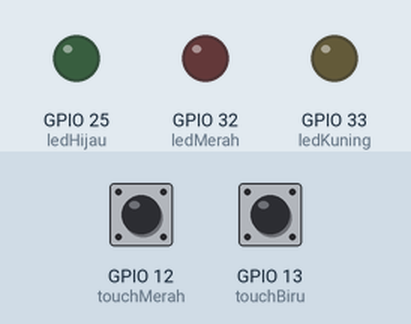
Bench run of a sketch on a simulated ESP32. Shown: output pins drawn as LEDs (lit = HIGH). The test bench sets the inputs (shaded band); at power-on: GPIO 12 (touchMerah) HIGH, GPIO 13 (touchBiru) HIGH.

Above: at 1.2 s.
1.3 s: GPIO 12 (touchMerah) pulled LOW for 0.15 s
At 1.37 s:
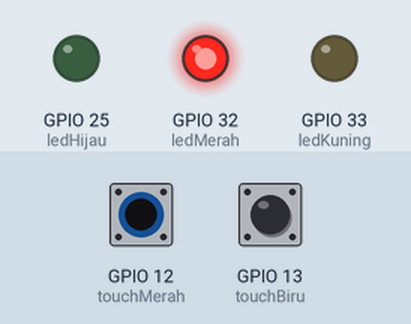
2.9 s: GPIO 13 (touchBiru) pulled LOW for 0.15 s
At 2.97 s:
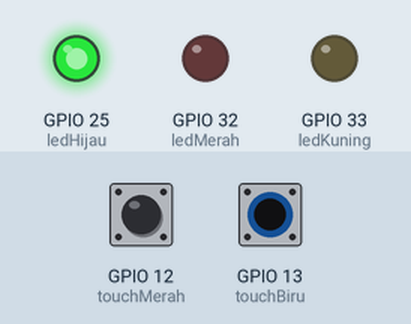
4.5 s: GPIO 13 (touchBiru) pulled LOW for 3.2 s
At 8.5 s:
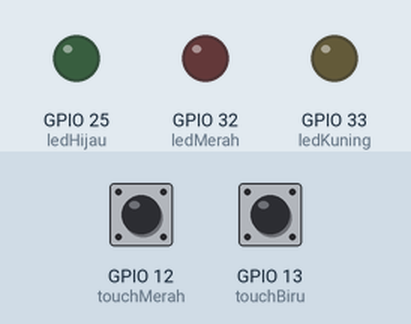
9.2 s: GPIO 12 (touchMerah) pulled LOW for 3.2 s
At 9.6 s:
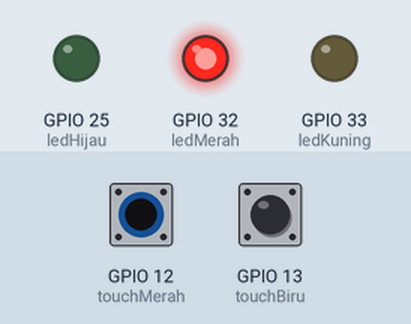
13.9 s: GPIO 12 (touchMerah) driven LOW and GPIO 13 (touchBiru) driven LOW
At 14.4 s:
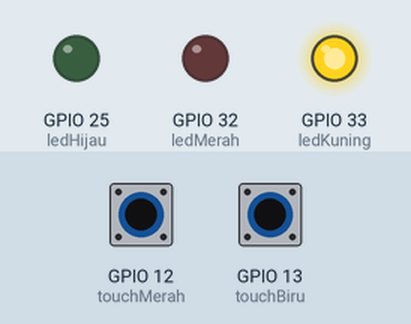
Timing chart, 0 to 16.4 s (numbered marks = the images above; inputs shaded):
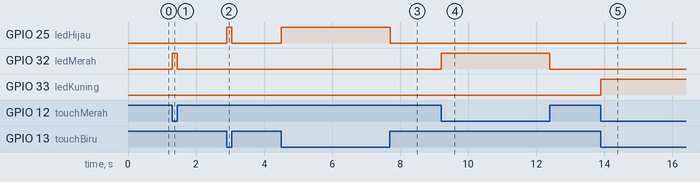

Measured:
- after the input at 1.3 s, GPIO 32 (ledMerah): LOW → HIGH at once, → LOW 0.15 s later
- after the input at 2.9 s, GPIO 25 (ledHijau): LOW → HIGH at once, → LOW 0.15 s later
- after the input at 4.5 s, GPIO 25 (ledHijau): LOW → HIGH at once, → LOW 3.2 s later
- after the input at 9.2 s, GPIO 32 (ledMerah): LOW → HIGH at once, → LOW 3.2 s later
- after the input at 13.9 s, GPIO 33 (ledKuning): LOW → HIGH at once

The sketch:

Touches.ino
```cpp
// ESP32 Touch Test
// Just test touch pin - Touch0 is T0 which is on GPIO 4.

#define ledMerah 32
#define ledKuning 33
#define ledHijau 25
#define touchBiru T4
#define touchMerah T5

void setup()
{
  Serial.begin(115200);
  pinMode(ledMerah, OUTPUT);
  pinMode(ledKuning, OUTPUT);
  pinMode(ledHijau, OUTPUT);
}

void loop()
{
  if(touchRead(touchMerah)< 50){
      if(touchRead(touchBiru)<50){
        digitalWrite(ledMerah, LOW);
        digitalWrite(ledKuning, HIGH);
        digitalWrite(ledHijau, LOW);
        }
        else{
          digitalWrite(ledMerah, HIGH);
          digitalWrite(ledKuning, LOW);
          digitalWrite(ledHijau, LOW);
          }
    }
    else{
      if(touchRead(touchBiru)<50){
        digitalWrite(ledMerah, LOW);
        digitalWrite(ledKuning, LOW);
        digitalWrite(ledHijau, HIGH);
        }
        else{
          digitalWrite(ledMerah, LOW);
          digitalWrite(ledKuning, LOW);
          digitalWrite(ledHijau, LOW);}
      }
}
```
